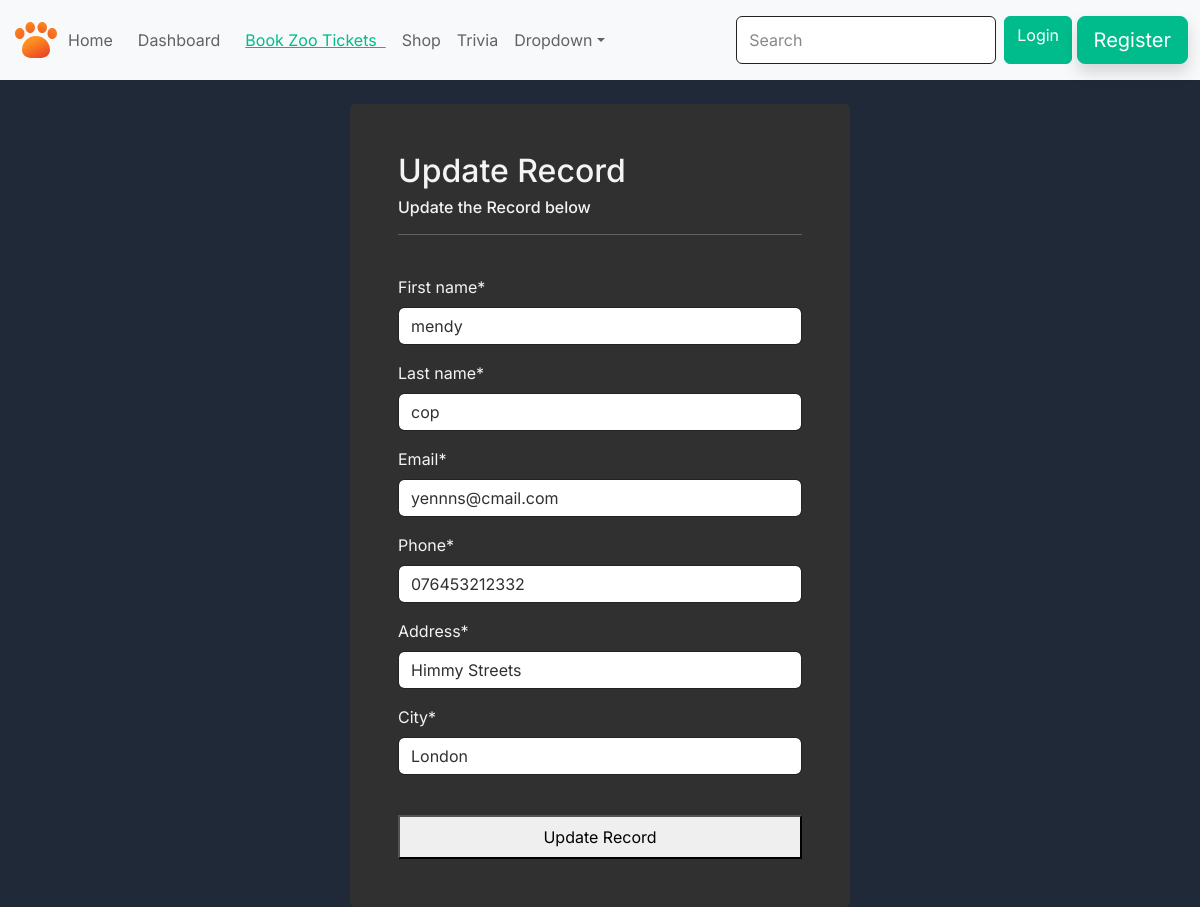
/update-record/9/ (signed in), run on the app's committed database.
### website/models.py (models this page shows, shortened)
class Record(models.Model):  # Model for the record in dashboard
    first_name = models.CharField(max_length=100)
    last_name = models.CharField(max_length=100)
    email = models.CharField(max_length=100)
    phone = models.CharField(max_length=15)
    address = models.CharField(max_length=100)
    city = models.CharField(max_length=50)
    creation_date = models.DateTimeField(auto_now_add=True)

### website/views.py (the view)
# urls.py: path('update-record/<int:pk>/', views.update_record, name="update-record"),
@login_required(login_url='my-login')
def update_record(request, pk):
    one_record = Record.objects.get(id=pk)
    if request.method == 'POST':
        form = UpdateRecordForm(request.POST, instance=one_record)
        if form.is_valid():
            form.save()
            return redirect('dashboard')
    else:
        form = UpdateRecordForm(instance=one_record)
    context = {'form': form, 'record': one_record}
    return render(request, 'pages/update-record.html', context)

### website/forms.py
class UpdateRecordForm(forms.ModelForm):
    class Meta:
        model= Record
        fields =['first_name', 'last_name', 'email', 'phone', 'address', 'city']

### website/template/pages/update-record.html (shortened to what this page needs)
{% extends "pages/base.html" %}
{% load crispy_forms_tags %}
{% block content %}
    <br>
    <div class="container bg-dark p-5 form-layout">
        <h3>Update Record</h3>
        <h6> Update the Record below</h6>
        <hr>
        <br>
        <form method="POST" autocomplete="off">
            {{form|crispy}}
            <br>
            <button type="submit" class="btm btn-primary w-100 btn-block p-2">Update Record</button>
        </form>
    </div>
{% endblock %}

### static/css/style.css (style rules this page uses)
.form-layout { border-radius: 5px; width: 500px; }

### static/css/trivia.css (style rules this page uses)
:root { --primary-color: #10b981; --dark-bg: #1f2937; --card-bg: #374151; --text-light: #f3f4f6; }
body { font-family: 'Inter', sans-serif; background-color: var(--dark-bg); color: var(--text-light); }

### data on the page
Record: first_name "mendy", last_name "cop", email "yennns@cmail.com", phone "076453212332", address "Himmy Streets", city "London"
